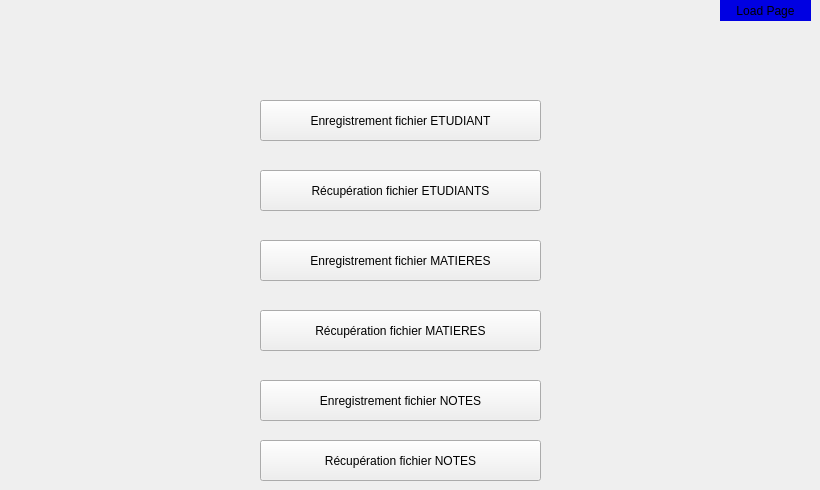
    <widget class="QWidget" name="tab_6">
     <attribute name="title">
      <string>Enreg. et Recup. Fichier</string>
     </attribute>
     <widget class="QLabel" name="label_8">
      <property name="geometry">
       <rect>
        <x>720</x>
        <y>0</y>
        <width>91</width>
        <height>21</height>
       </rect>
      </property>
      <property name="styleSheet">
       <string notr="true">background-color: rgb(0, 0, 226);</string>
      </property>
      <property name="text">
       <string>Load Page</string>
      </property>
      <property name="alignment">
       <set>Qt::AlignCenter</set>
      </property>
     </widget>
     <widget class="QPushButton" name="pushButton_14">
      <property name="geometry">
       <rect>
        <x>260</x>
        <y>100</y>
        <width>281</width>
        <height>41</height>
       </rect>
      </property>
      <property name="text">
       <string>Enregistrement fichier ETUDIANT</string>
      </property>
     </widget>
     <widget class="QPushButton" name="pushButton_15">
      <property name="geometry">
       <rect>
        <x>260</x>
        <y>170</y>
        <width>281</width>
        <height>41</height>
       </rect>
      </property>
      <property name="text">
       <string>Récupération fichier ETUDIANTS</string>
      </property>
     </widget>
     <widget class="QPushButton" name="pushButton_16">
      <property name="geometry">
       <rect>
        <x>260</x>
        <y>240</y>
        <width>281</width>
        <height>41</height>
       </rect>
      </property>
      <property name="text">
       <string>Enregistrement fichier MATIERES</string>
      </property>
     </widget>
     <widget class="QPushButton" name="pushButton_17">
      <property name="geometry">
       <rect>
        <x>260</x>
        <y>310</y>
        <width>281</width>
        <height>41</height>
       </rect>
      </property>
      <property name="text">
       <string>Récupération fichier MATIERES</string>
      </property>
     </widget>
     <widget class="QPushButton" name="pushButton_18">
      <property name="geometry">
       <rect>
        <x>260</x>
        <y>380</y>
        <width>281</width>
        <height>41</height>
       </rect>
      </property>
      <property name="text">
       <string>Enregistrement fichier NOTES</string>
      </property>
     </widget>
     <widget class="QPushButton" name="pushButton_19">
      <property name="geometry">
       <rect>
        <x>260</x>
        <y>440</y>
        <width>281</width>
        <height>41</height>
       </rect>
      </property>
      <property name="text">
       <string>Récupération fichier NOTES</string>
      </property>
     </widget>
    </widget>
